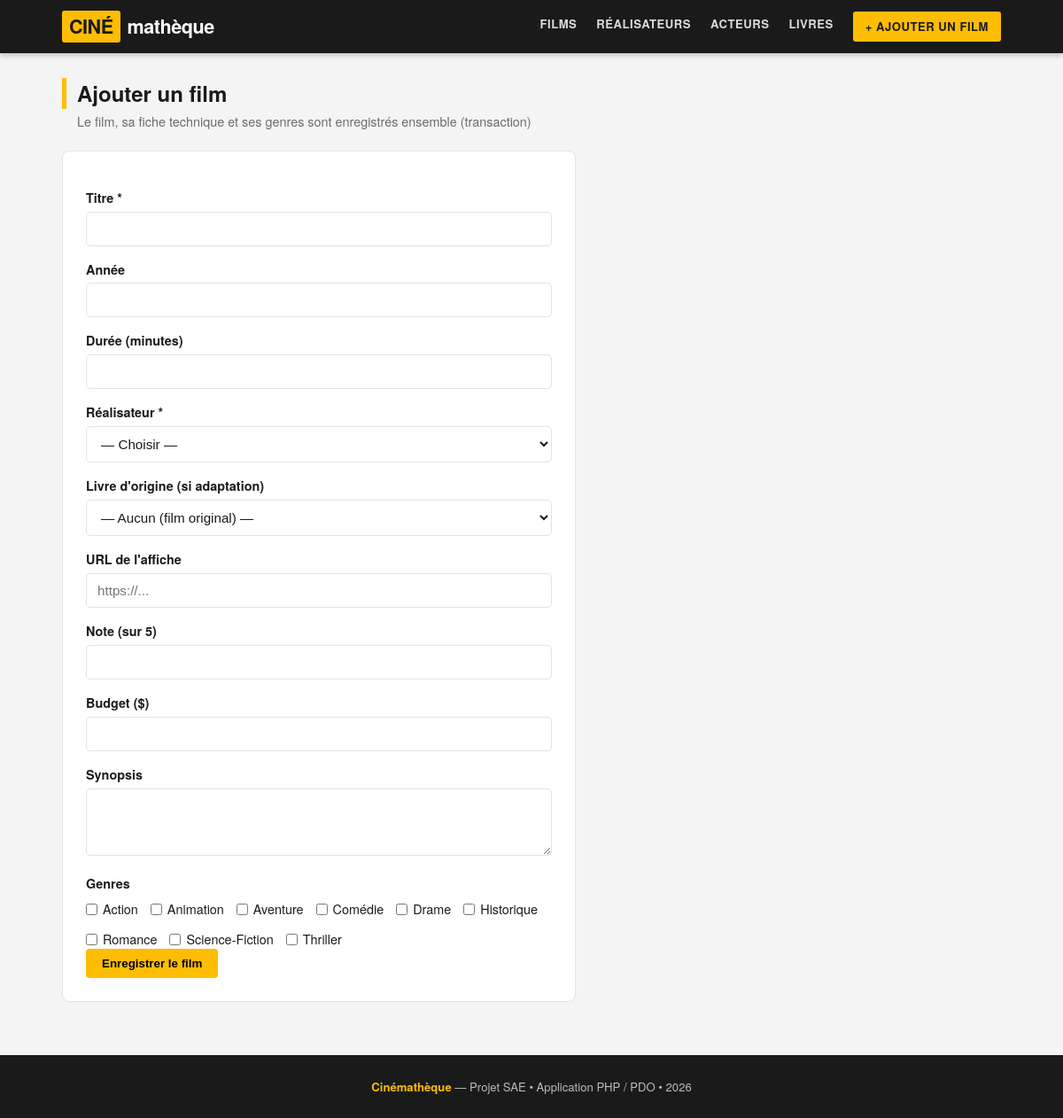
/ajouter.php, run on the app's committed database.
### tables this page shows
CREATE TABLE genres (
    id  INT AUTO_INCREMENT PRIMARY KEY,
    nom VARCHAR(60) NOT NULL UNIQUE
);

### ajouter.php (the view, shortened to what this page needs)
<?php
require "db.php";
$genres       = $pdo->query("SELECT id, nom FROM genres ORDER BY nom")->fetchAll();
require "includes/header.php";
?>
<h1 class="page-title">Ajouter un film</h1>
<p class="page-sub">Le film, sa fiche technique et ses genres sont enregistrés ensemble (transaction)</p>
<form class="box" method="post" action="ajouter.php">
    <label for="titre">Titre *</label>
    <input type="text" id="titre" name="titre" required>
    <label for="annee">Année</label>
    <input type="number" id="annee" name="annee" min="1900" max="2100">
    <label for="duree">Durée (minutes)</label>
    <input type="number" id="duree" name="duree" min="1">
    <label for="id_realisateur">Réalisateur *</label>
    <select id="id_realisateur" name="id_realisateur" required>
        <option value="">— Choisir —</option>
    </select>
    <label for="id_livre">Livre d'origine (si adaptation)</label>
    <select id="id_livre" name="id_livre">
        <option value="">— Aucun (film original) —</option>
    </select>
    <label for="affiche">URL de l'affiche</label>
    <input type="url" id="affiche" name="affiche" placeholder="https://...">
    <label for="note">Note (sur 5)</label>
    <input type="number" id="note" name="note" min="0" max="5" step="0.1">
    <label for="budget">Budget ($)</label>
    <input type="number" id="budget" name="budget" min="0">
    <label for="synopsis">Synopsis</label>
    <textarea id="synopsis" name="synopsis" rows="3"></textarea>
    <label>Genres</label>
    <div class="checks">
        <?php foreach ($genres as $g): ?>
            <label>
                <input type="checkbox" name="genres[]" value="<?= (int)$g['id'] ?>">
                <?= htmlspecialchars($g['nom']) ?>
            </label>
        <?php endforeach; ?>
    </div>
    <p><button type="submit" class="btn">Enregistrer le film</button></p>
</form>
<?php require "includes/footer.php"; ?>

### assets/style.css (style rules this page uses)
:root { --jaune: #febd02; --noir: #1a1a1a; --gris: #6b6b6b; --gris-cl: #efefef; --bord: #e3e3e3; --bg: #f4f4f4; }
* { box-sizing:border-box; margin:0; padding:0; }
body { font-family: "Helvetica Neue", Arial, "Segoe UI", sans-serif; background: var(--bg); color: var(--noir); line-height:1.45; }
.page-title { font-size:1.5rem; font-weight:800; margin-bottom:4px; border-left:5px solid var(--jaune); padding-left:12px; }
.page-sub { color:var(--gris); font-size:.9rem; margin:0 0 22px 17px; }
.btn { display:inline-block; background:var(--jaune); color:#000; font-weight:700; padding:9px 18px; border-radius:4px; border:none; cursor:pointer; }
form.box { background:#fff; border:1px solid var(--bord); border-radius:8px; padding:26px; max-width:580px; }
label { display:block; margin:16px 0 5px; font-weight:600; font-size:.9rem; }
input, select, textarea { width:100%; padding:10px 12px; border:1px solid var(--bord); border-radius:5px; background:#fff; color:var(--noir); font-size:.95rem; }
.checks { display:flex; flex-wrap:wrap; gap:14px; margin-top:8px; }
.checks label { display:flex; align-items:center; gap:6px; margin:0; font-weight:400; }
.checks input { width:auto; }

### data on the page
genres: nom "Action"
genres: nom "Animation"
genres: nom "Aventure"
genres: nom "Comédie"
genres: nom "Drame"
genres: nom "Historique"
genres: nom "Romance"
genres: nom "Science-Fiction"
genres: nom "Thriller"
